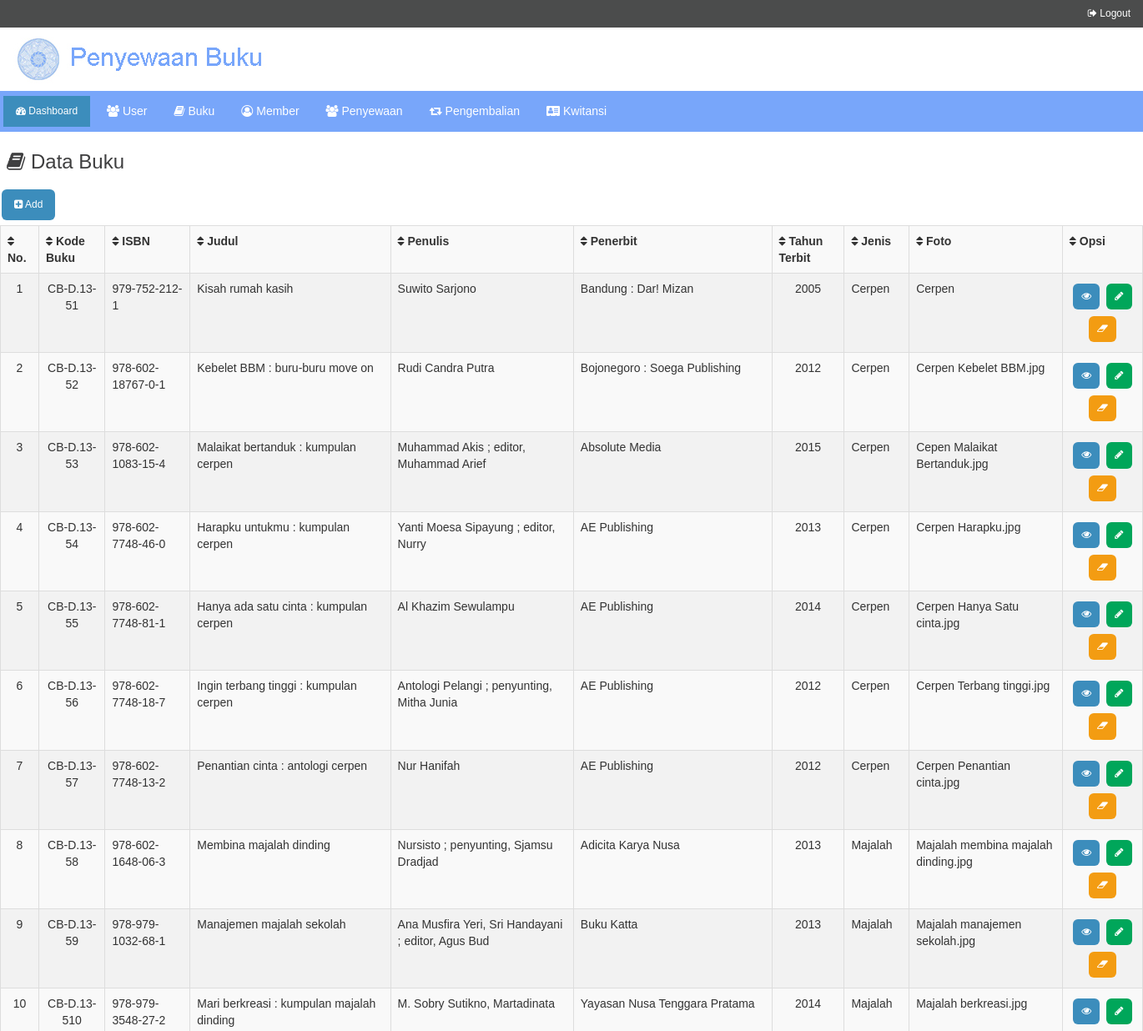
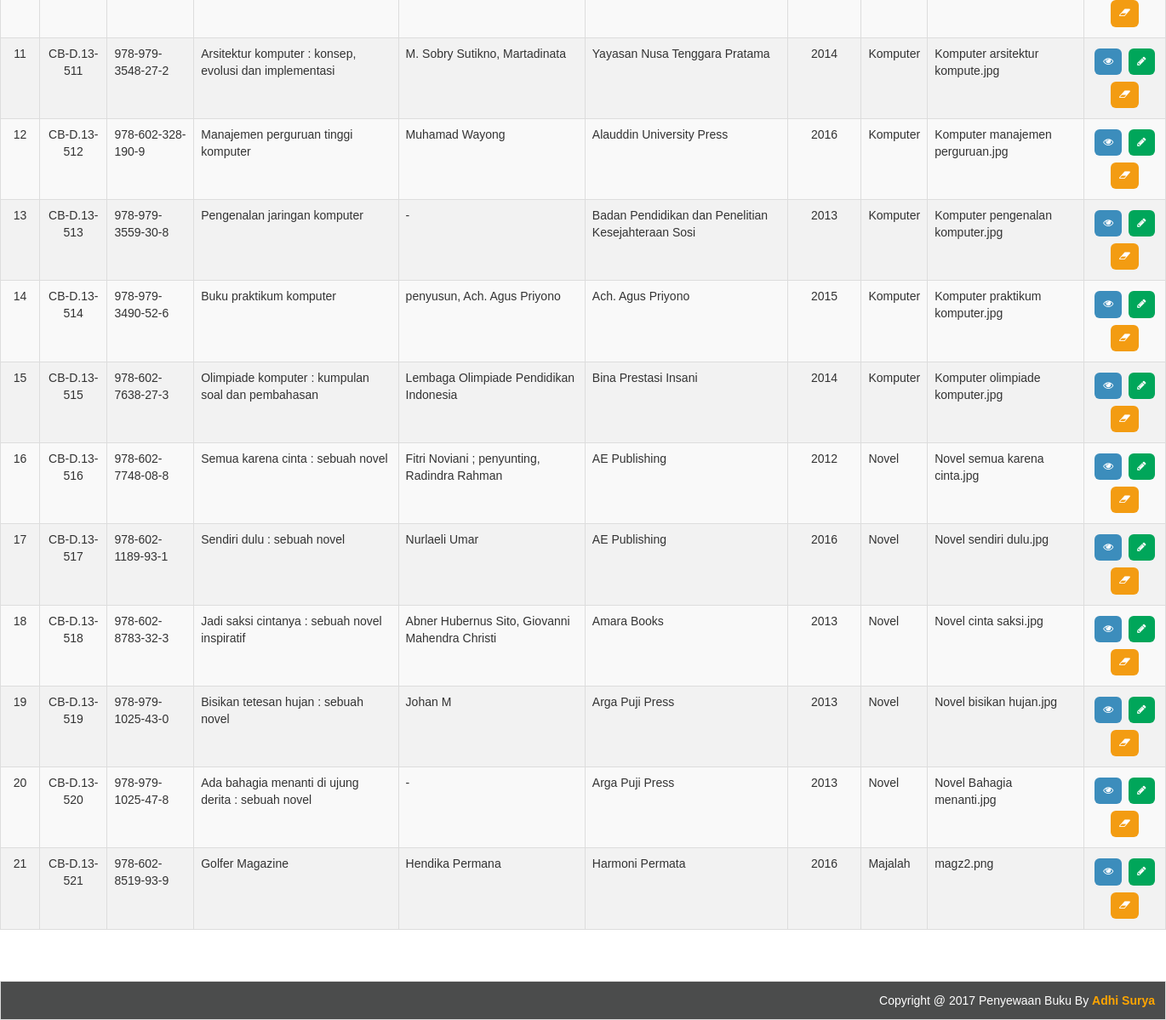
The page /penyewaan_buku2/buku/tampil_buku.php (signed in) on the database its author committed (2 pictures, top to bottom).
### tables this page shows
CREATE TABLE IF NOT EXISTS `buku` (
`id` int(10) NOT NULL,
  `kode_buku` varchar(50) NOT NULL,
  `isbn` varchar(50) NOT NULL,
  `judul` varchar(200) NOT NULL,
  `penulis` varchar(50) NOT NULL,
  `penerbit` varchar(50) NOT NULL,
  `tahun_terbit` int(10) NOT NULL,
  `jenis` varchar(50) NOT NULL,
  `foto` varchar(50) NOT NULL
);

### penyewaan_buku2/database.php (called while the page is built, shortened)
<?php
class database{
	function buku(){
		$data = mysql_query("select * from buku");
		while($d = mysql_fetch_array($data)){
			$hasil[] = $d;
		}
		return $hasil;
	}
}
?>

### penyewaan_buku2/buku/tampil_buku.php (the view, shortened to what this page needs)
<?php
	include '../database.php';
	$db = new database();
?>
<!DOCTYPE html>
<html>
	<head>
		<link rel="stylesheet" href="https://maxcdn.bootstrapcdn.com/bootstrap/3.3.7/css/bootstrap.min.css">
		<link rel="stylesheet" type="text/css" href="../css/style.css">
		<link rel="stylesheet" href="https://cdnjs.cloudflare.com/ajax/libs/font-awesome/4.7.0/css/font-awesome.min.css">
	</head>
<body>
	<div id="headertop">
		<a class="buttonlogout buttonlogout" href="../Logout.php"><i class="fa fa-sign-out" aria-hidden="true"></i> Logout</a>
	</div>
		<div id="header">
		<img src="../image/hdr2.jpg">
	</div>
		<ul>
		  	<li><a class="buttondashboard buttondashboard" href="../dashboard.php"><i class="fa fa-dashboard"></i> Dashboard</a></li>
		  	<li><a href="../user/tampil_user.php"><i class="fa fa-users" aria-hidden="true"></i> User</a></li>
		  	<li><a href="../buku/tampil_buku.php"><i class="fa fa-book" aria-hidden="true"></i> Buku</a></li>
		  	<li><a href="../member/tampil_member.php"><i class="fa fa-user-circle-o" aria-hidden="true"></i> Member</a></li>
		  	<li><a href="../penyewa/tampil_penyewa.php"><i class="fa fa-users" aria-hidden="true"></i> Penyewaan</a></li>
		  	<li><a href="../pengembalian/tampil_pengembalian.php"><i class="fa fa-retweet" aria-hidden="true"></i> Pengembalian</a></li>
		  	<li><a href="../kwitansi/tampil_kwitansi.php"><i class="fa fa-address-card" aria-hidden="true"></i> Kwitansi</a></li>
		</ul>
	<div id="header">
		<h3><i class="fa fa-book" aria-hidden="true"></i> Data Buku</h3>
	</div>
		<a class="buttonadd button1" href="input_buku.php"><i class="fa fa-plus-square" aria-hidden="true"></i> Add</a>
	<table border="1" class="table table-striped">
		<tr>
			<th><i class="fa fa-sort" aria-hidden="true"></i> No.</th>
			<th><i class="fa fa-sort" aria-hidden="true"></i> Kode Buku</th>
			<th><i class="fa fa-sort" aria-hidden="true"></i> ISBN</th>
			<th><i class="fa fa-sort" aria-hidden="true"></i> Judul</th>
			<th><i class="fa fa-sort" aria-hidden="true"></i> Penulis</th>
			<th><i class="fa fa-sort" aria-hidden="true"></i> Penerbit</th>
			<th><i class="fa fa-sort" aria-hidden="true"></i> Tahun Terbit</th>
			<th><i class="fa fa-sort" aria-hidden="true"></i> Jenis</th>
			<th><i class="fa fa-sort" aria-hidden="true"></i> Foto</th>
			<th><i class="fa fa-sort" aria-hidden="true"></i> Opsi</th>
		</tr>
		<?php
			$no = 1;
			foreach($db->buku() as $x){
		?>
		<tr>
			<td align="center"><?php echo $no++; ?></td>
			<td align="center"><?php echo $x['kode_buku']; ?></td>
			<td><?php echo $x['isbn']; ?></td>
			<td><?php echo $x['judul']; ?></td>
			<td><?php echo $x['penulis']; ?></td>
			<td><?php echo $x['penerbit']; ?></td>
			<td align="center"><?php echo $x['tahun_terbit']; ?></td>
			<td><?php echo $x['jenis']; ?></td>
			<td><?php echo $x['foto']; ?></td>
			<td align="center">
				<a class="button button1" href="#" title="View"><i class="fa fa-eye" aria-hidden="true"></i> </a>
				<a class="button button2" href="edit_buku.php?id=<?php echo $x['id']; ?>&aksi=edit"><i class="fa fa-pencil" aria-hidden="true"></i> </a>
				<a class="button button3" href="../proses.php?id=<?php echo $x['id']; ?>&aksi=hapus_buku" onclick="return confirm('Are you sure you want to delete this item?');"><i class="fa fa-eraser" aria-hidden="true"></i> </a>
			</td>
		</tr>
		<?php } ?>
		<table>
			<tr bgcolor="#4b4c4c" style="font-family: font-family: Verdana, Geneva, sans-serif; color: #FFFFFF" align="right">
				<br/>
				<br/>
				<td colspan="7">Copyright @ 2017 Penyewaan Buku By <b>Adhi Surya</b></td>
			</tr>
		</table>
	</table>
</body>
</html>

### penyewaan_buku2/css/style.css (style rules this page uses)
* { font-family: Arial; }
.button { background-color: #4CAF50; border: none; color: white; padding: 7px 10px; text-align: center; text-decoration: none; display: inline-block; font-size: 12px; margin: 4px 2px; cursor: pointer; }
.buttondashboard { background-color: #4CAF50; border: none; color: white; padding: 10px 15px; text-align: center; text-decoration: none; display: inline-block; font-size: 12px; margin: 6px 4px; cursor: pointer; }
.buttonadd { background-color: #4CAF50; border: none; color: white; padding: 10px 15px; text-align: center; text-decoration: none; display: inline-block; font-size: 12px; margin: 6px 2px; cursor: pointer; }
.buttonlogout { background-color: #4CAF50; border: none; color: white; padding: 1px 10px; text-align: center; text-decoration: none; display: inline-block; font-size: 12px; margin: 4px 2px; cursor: pointer; }
.buttonlogout { background-color: #4b4c4c; }
.buttondashboard { background-color: #3c8dbc; }
.button1 { background-color: #3c8dbc; border-radius: 6px; }
.button2 { background-color: #00a65a; border-radius: 6px; }
.button3 { background-color: #f39c12; border-radius: 6px; }
#header { background: none; padding: 3px 3px 3px 8px; margin:0px auto; font-family: Verdana, Geneva, sans-serif; }
#headertop { background: none; padding: 3px 3px 3px 8px; margin:0px auto; font-family: Verdana, Geneva, sans-serif; background-color: #4b4c4c; text-align: right; }
ul { list-style-type: none; margin: 0; padding: 0; overflow: hidden; background-color: #78a6fa; font-family: Verdana, Geneva, sans-serif; }
li { float: left; }
li a { display: inline-block; color: white; text-align: center; padding: 14px 16px; text-decoration: none; }
table, td, th { border: 1px solid #ddd; }
table { border-collapse: collapse; width: 100%; }
th, td { padding: 12px; }
tr:nth-child(even) { background-color: #f2f2f2 }
h1,h2,h3 { color: #3f3f40; }
b { color: orange; }

### rows shown on the page
buku: kode_buku "CB-D.13-51", isbn "979-752-212-1", judul "Kisah rumah kasih", penulis "Suwito Sarjono", penerbit "Bandung : Dar! Mizan", tahun_terbit "2005", jenis "Cerpen", foto "Cerpen"
buku: kode_buku "CB-D.13-52", isbn "978-602-18767-0-1", judul "Kebelet BBM : buru-buru move on", penulis "Rudi Candra Putra", penerbit "Bojonegoro : Soega Publishing", tahun_terbit "2012", jenis "Cerpen", foto "Cerpen Kebelet BBM.jpg"
buku: kode_buku "CB-D.13-53", isbn "978-602-1083-15-4", judul "Malaikat bertanduk : kumpulan cerpen", penulis "Muhammad Akis ; editor, Muhammad Arief", penerbit "Absolute Media", tahun_terbit "2015", jenis "Cerpen", foto "Cepen Malaikat Bertanduk.jpg"
buku: kode_buku "CB-D.13-54", isbn "978-602-7748-46-0", judul "Harapku untukmu : kumpulan cerpen", penulis "Yanti Moesa Sipayung ; editor, Nurry", penerbit "AE Publishing", tahun_terbit "2013", jenis "Cerpen", foto "Cerpen Harapku.jpg"
buku: kode_buku "CB-D.13-55", isbn "978-602-7748-81-1", judul "Hanya ada satu cinta : kumpulan cerpen", penulis "Al Khazim Sewulampu", penerbit "AE Publishing", tahun_terbit "2014", jenis "Cerpen", foto "Cerpen Hanya Satu cinta.jpg"
buku: kode_buku "CB-D.13-56", isbn "978-602-7748-18-7", judul "Ingin terbang tinggi : kumpulan cerpen", penulis "Antologi Pelangi ; penyunting, Mitha Junia", penerbit "AE Publishing", tahun_terbit "2012", jenis "Cerpen", foto "Cerpen Terbang tinggi.jpg"
buku: kode_buku "CB-D.13-57", isbn "978-602-7748-13-2", judul "Penantian cinta : antologi cerpen", penulis "Nur Hanifah", penerbit "AE Publishing", tahun_terbit "2012", jenis "Cerpen", foto "Cerpen Penantian cinta.jpg"
buku: kode_buku "CB-D.13-58", isbn "978-602-1648-06-3", judul "Membina majalah dinding", penulis "Nursisto ; penyunting, Sjamsu Dradjad", penerbit "Adicita Karya Nusa", tahun_terbit "2013", jenis "Majalah", foto "Majalah membina majalah dinding.jpg"
buku: kode_buku "CB-D.13-59", isbn "978-979-1032-68-1", judul "Manajemen majalah sekolah", penulis "Ana Musfira Yeri, Sri Handayani ; editor, Agus Bud", penerbit "Buku Katta", tahun_terbit "2013", jenis "Majalah", foto "Majalah manajemen sekolah.jpg"
buku: kode_buku "CB-D.13-510", isbn "978-979-3548-27-2", judul "Mari berkreasi : kumpulan majalah dinding", penulis "M. Sobry Sutikno, Martadinata", penerbit "Yayasan Nusa Tenggara Pratama", tahun_terbit "2014", jenis "Majalah", foto "Majalah berkreasi.jpg"
buku: kode_buku "CB-D.13-511", isbn "978-979-3548-27-2", judul "Arsitektur komputer : konsep, evolusi dan implementasi", penulis "M. Sobry Sutikno, Martadinata", penerbit "Yayasan Nusa Tenggara Pratama", tahun_terbit "2014", jenis "Komputer", foto "Komputer arsitektur kompute.jpg"
buku: kode_buku "CB-D.13-512", isbn "978-602-328-190-9", judul "Manajemen perguruan tinggi komputer", penulis "Muhamad Wayong", penerbit "Alauddin University Press", tahun_terbit "2016", jenis "Komputer", foto "Komputer manajemen perguruan.jpg"
buku: kode_buku "CB-D.13-513", isbn "978-979-3559-30-8", judul "Pengenalan jaringan komputer", penulis "-", penerbit "Badan Pendidikan dan Penelitian Kesejahteraan Sosi", tahun_terbit "2013", jenis "Komputer", foto "Komputer pengenalan komputer.jpg"
buku: kode_buku "CB-D.13-514", isbn "978-979-3490-52-6", judul "Buku praktikum komputer", penulis "penyusun, Ach. Agus Priyono", penerbit "Ach. Agus Priyono", tahun_terbit "2015", jenis "Komputer", foto "Komputer praktikum komputer.jpg"
buku: kode_buku "CB-D.13-515", isbn "978-602-7638-27-3", judul "Olimpiade komputer : kumpulan soal dan pembahasan", penulis "Lembaga Olimpiade Pendidikan Indonesia", penerbit "Bina Prestasi Insani", tahun_terbit "2014", jenis "Komputer", foto "Komputer olimpiade komputer.jpg"
buku: kode_buku "CB-D.13-516", isbn "978-602-7748-08-8", judul "Semua karena cinta : sebuah novel", penulis "Fitri Noviani ; penyunting, Radindra Rahman", penerbit "AE Publishing", tahun_terbit "2012", jenis "Novel", foto "Novel semua karena cinta.jpg"
buku: kode_buku "CB-D.13-517", isbn "978-602-1189-93-1", judul "Sendiri dulu : sebuah novel", penulis "Nurlaeli Umar", penerbit "AE Publishing", tahun_terbit "2016", jenis "Novel", foto "Novel sendiri dulu.jpg"
buku: kode_buku "CB-D.13-518", isbn "978-602-8783-32-3", judul "Jadi saksi cintanya : sebuah novel inspiratif", penulis "Abner Hubernus Sito, Giovanni Mahendra Christi", penerbit "Amara Books", tahun_terbit "2013", jenis "Novel", foto "Novel cinta saksi.jpg"
buku: kode_buku "CB-D.13-519", isbn "978-979-1025-43-0", judul "Bisikan tetesan hujan : sebuah novel", penulis "Johan M", penerbit "Arga Puji Press", tahun_terbit "2013", jenis "Novel", foto "Novel bisikan hujan.jpg"
buku: kode_buku "CB-D.13-520", isbn "978-979-1025-47-8", judul "Ada bahagia menanti di ujung derita : sebuah novel", penulis "-", penerbit "Arga Puji Press", tahun_terbit "2013", jenis "Novel", foto "Novel Bahagia menanti.jpg"
buku: kode_buku "CB-D.13-521", isbn "978-602-8519-93-9", judul "Golfer Magazine", penulis "Hendika Permana", penerbit "Harmoni Permata", tahun_terbit "2016", jenis "Majalah", foto "magz2.png"
